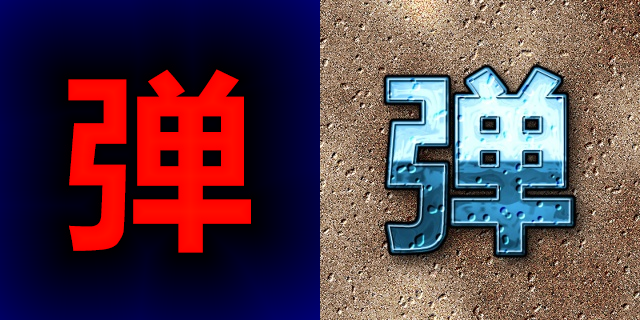
#> input picture StyleImageTransfer/tool/data/82-1.png, 640 x 320 px
$ python '得到右半边.py'
#> lines starting #> are read from the running program, lines starting #| are printed output that depends on the picture
from PIL import Image
import numpy as np

two82_1 = Image.open('data/82-1.png')
#> two82_1 is the input picture: PIL image 640x320 RGB; mean R, G, B 89.4, 61.9, 72.8
two82_2 = Image.open('data/82-2.png')
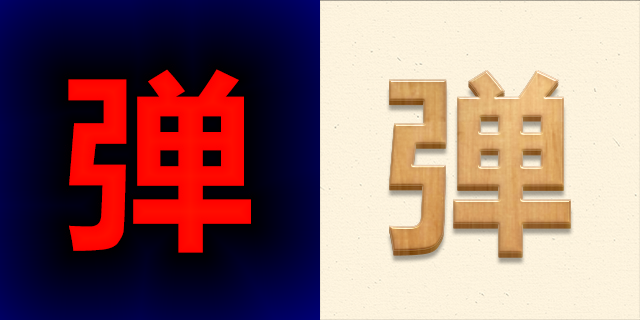
#> input picture StyleImageTransfer/tool/data/82-2.png, 640 x 320 px
#> two82_2 is the input picture: PIL image 640x320 RGB; mean R, G, B 145.1, 111.5, 112.3
two82_3 = Image.open('data/82-3.png')
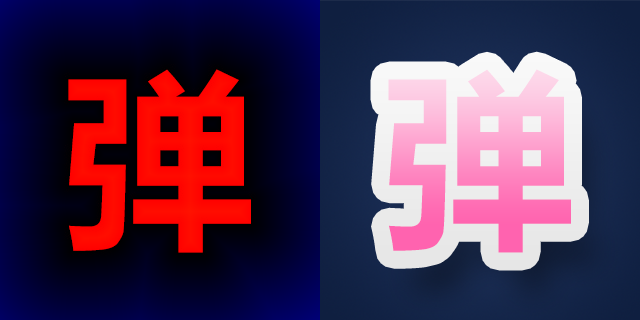
#> input picture StyleImageTransfer/tool/data/82-3.png, 640 x 320 px
#> two82_3 is the input picture: PIL image 640x320 RGB; mean R, G, B 80.3, 50.8, 81.4
two82_4 = Image.open('data/82-5.png')
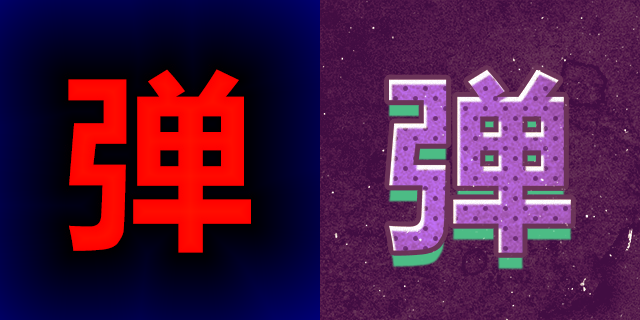
#> input picture StyleImageTransfer/tool/data/82-5.png, 640 x 320 px
#> two82_4 is the input picture: PIL image 640x320 RGB; mean R, G, B 76.1, 25.4, 67.1
one = Image.open('data/弹.png')
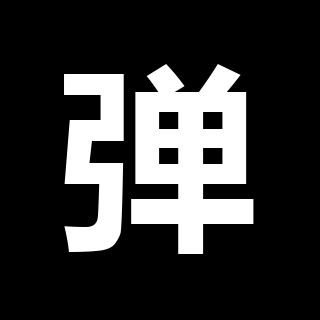
#> input picture StyleImageTransfer/tool/data/弹.png, 320 x 320 px
#> one is the input picture: PIL image 320x320 RGB; min 0, max 255, mean 53.1
new = Image.new('RGB', (1600, 320))
#> new: PIL image 1600x320 RGB; every value is 0

# [9 lines of commented-out code are left out]
new_pixels = new.load()
two82_1_pixels = two82_1.load()
two82_2_pixels = two82_2.load()
two82_3_pixels = two82_3.load()
two82_4_pixels = two82_4.load()

one_pixels = one.load()
for i in range(new.size[0]):
    for j in range(new.size[1]):
        if i < 320:
            new_pixels[i, j] = one_pixels[i, j]
        if 320 <= i < 640:
            new_pixels[i, j] = two82_1_pixels[i, j]
        if 640 <= i < 960:
            new_pixels[i, j] = two82_2_pixels[i-320, j]
        if 960 <= i < 1280:
            new_pixels[i, j] = two82_3_pixels[i-640, j]
        if 1280 <= i < 1600:
            new_pixels[i, j] = two82_4_pixels[i-960, j]
new.show('here')
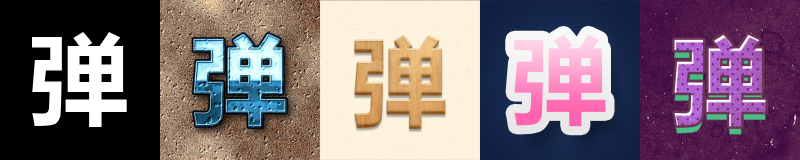
#> shown: PIL image 1600x320 RGB (shown at 1/2 size); mean R, G, B 126.9, 109.5, 118.3
new.save('data/82_raw.png', format='png')
